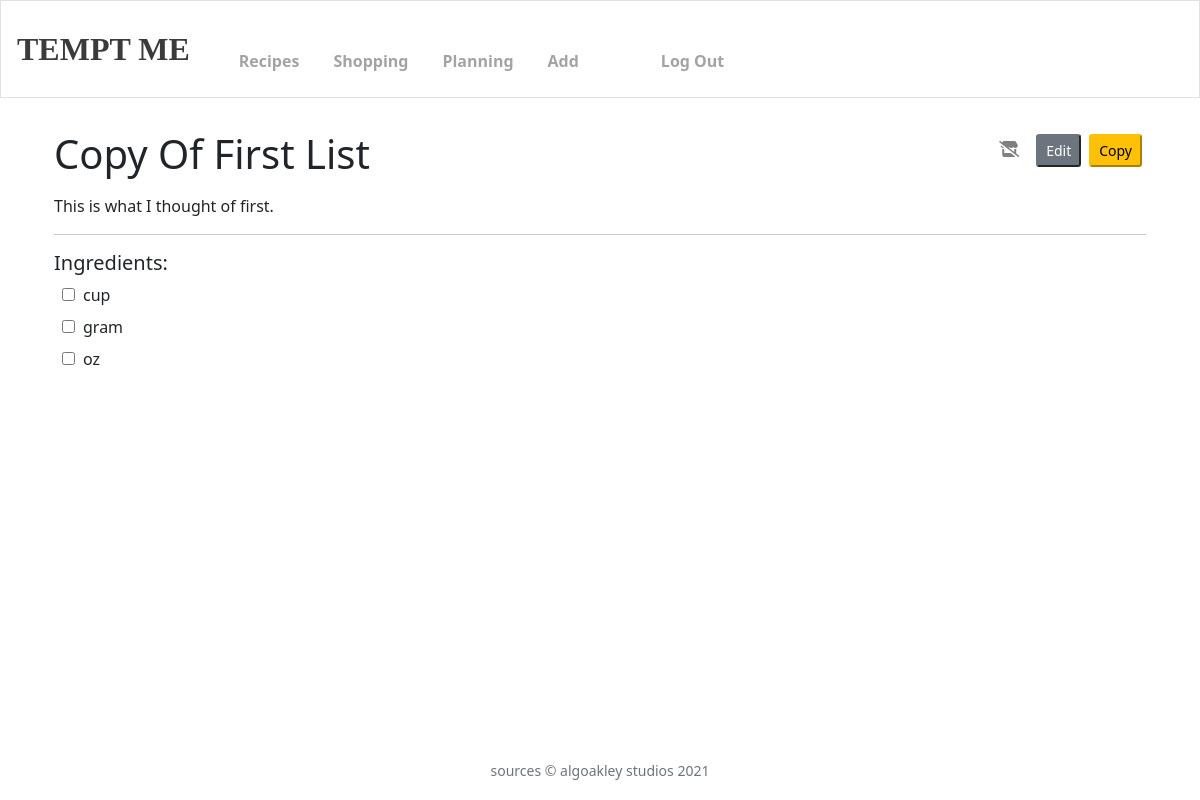
Screenshot of /recipes/8/shopping_list/ (signed in) with the database file from the repository.
### recipes/models.py (models this page shows, shortened)
class CommonInfo(models.Model):
    name = models.CharField(max_length = 256)
    description = models.CharField(max_length = 1024, null = True, blank = True)
    user = models.ForeignKey(User, on_delete=models.SET_NULL, null=True, blank=True)
    class Meta:
        abstract = True

class ShoppingList(CommonInfo):
    def get_ingquants(self):
        return IngQuant.objects.filter(shopping_list = self.id)

class IngQuant(models.Model):
    ingredient = models.ForeignKey(Ingredient, on_delete = models.CASCADE, related_name = 'ingredients')
    quantity = models.DecimalField(max_digits = 32, decimal_places = 8, default = 0)
    recipe = models.ForeignKey(Recipe, on_delete = models.CASCADE, null = True, blank = True, related_name = 'ingquants')
    shopping_list = models.ForeignKey(ShoppingList, on_delete = models.CASCADE, null = True, blank = True, related_name = 'ingquants')
    meal_plan = models.ForeignKey(MealPlan, on_delete = models.CASCADE, null = True, blank = True, related_name = 'ingquants')
    unit = models.CharField(
        max_length = 13,
        choices = UNIT_CHOICES,
        default = "GRAM"
    )
    def unitDisplay(self):
        return self.get_unit_display()
    def __str__(self):
        unit = self.unit.lower()
        if self.quantity != 1 and unit != "":
            unit += "s"
        return str(self.ingredient) + " " + str(self.quantity) + " " + str(self.unit)

### recipes/views.py (the view)
# urls.py: path('<int:recipe_id>/shopping_list/', views.detail_shopping_list, name='detail_shopping_list'),
@login_required
def detail_shopping_list(request, recipe_id):
    if request.method == "POST":
        return HttpResponseRedirect(reverse("recipes:detail_shopping_list", kwargs= {"recipe_id": recipe_id,}))
    else:
        shopping_list = get_object_or_404(ShoppingList, pk = recipe_id)
        ingquants = shopping_list.get_ingquants()
        ingquantsAndUnits = []
        for ingquant in ingquants:
            unit = ingquant.unitDisplay()
            ingquantsAndUnits.append((ingquant, unit))
        ctx = {
            'recipe': shopping_list,
            'ingredients': ingquantsAndUnits,
            'shopping_list': [shopping_list]
        }
        return render(request, 'recipes/detail_shopping_list.html', ctx)

### recipes/models.py (called while the page is built)
    def __str__(self):
        return self.ingredient

### recipes/templates/recipes/detail_shopping_list.html
{% extends 'base.html' %}
    {% block main %}
    <div class='container'>
        <div class='row'>
            <div class='col'>
                <h1 class="inline">
                    {{ recipe.name|title }}
                </h1>
            </div>
            <div class='col'>
                {% with recipe.id as list_id %}
                    {% include 'recipes/shop_edit_buttons.html' %}
                {% endwith %}
            </div>
        </div>
        <div class='row'>
            <div class='col'>
                {% if recipe.description %}
                    {{ recipe.description }}
                {% endif %}
            </div>
        </div>
        <hr>
        {% include 'recipes/display_ingredient_list.html' %}
    </div>
{% endblock %}

### recipes/templates/recipes/display_ingredient_list.html
<div class="ingredient_list">
    <h5>Ingredients:</h5>
    <table>
        {% for ingredient in ingredients %}
        <tr>
            <td>
                <input type="checkbox" class='vertical-align-middle' name="ing_checkbox_{{ ingredient.0.ingredient }}">
            </td>
            <td>
                <label for="ing_checkbox_{{ ingredient.0.ingredient }}" class='vertical-align-middle'>
                    {{ ingredient.0|floatformat }} {{ ingredient.1|lower }} {{ ingredient.2 }}
                </label>
            </td>
        </tr>
        {% endfor %}
    </table>
</div>

### static/styles.css (style rules this page uses)
*, *::before, *::after { box-sizing: border-box; }
.inline { display:inline; }
.row { padding-top:1em; }
td { padding: 0em 0em .5em .5em; }

### rows the page displays
ShoppingList: name "Copy Of First List", description "This is what I thought of first."
IngQuant: unit "cup"
IngQuant: unit "gram"
IngQuant: ingredient "oz"
